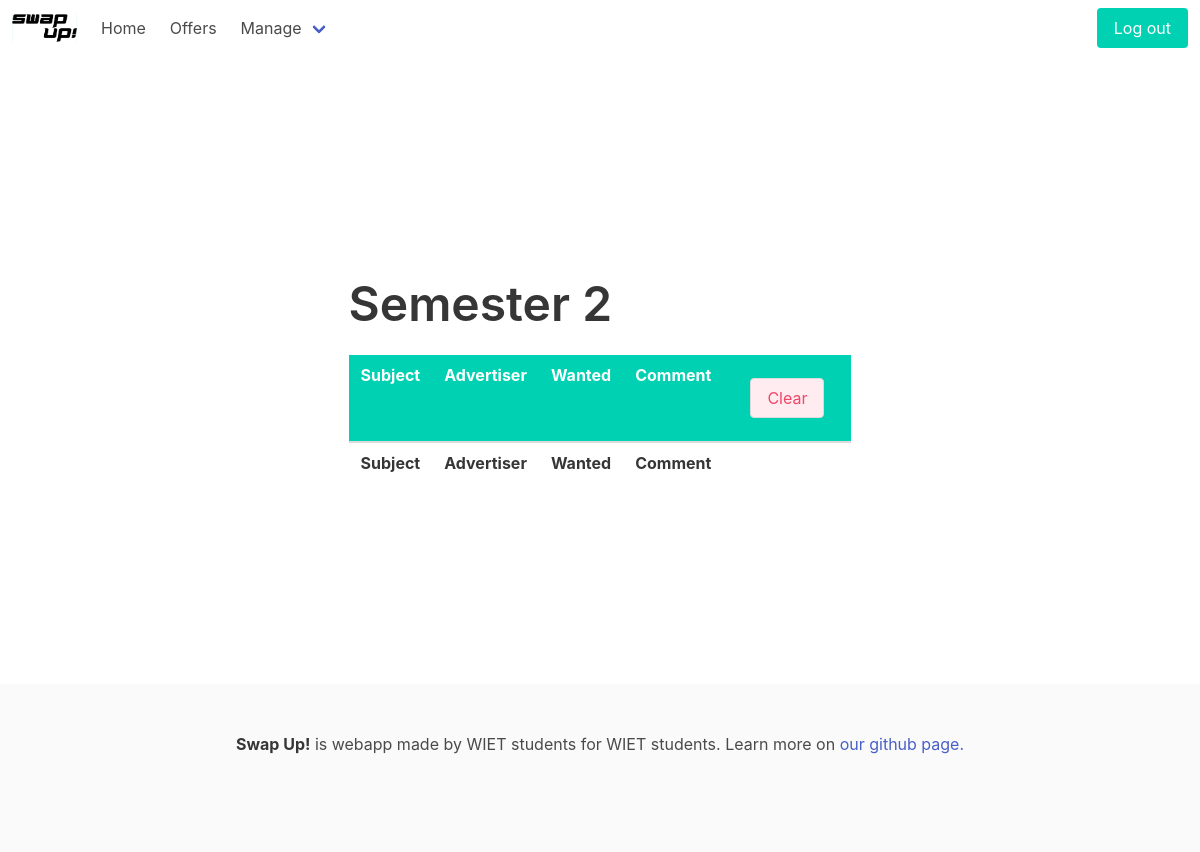
/exchange/manage/3 (signed in), run on an earlier commit of the app's database.
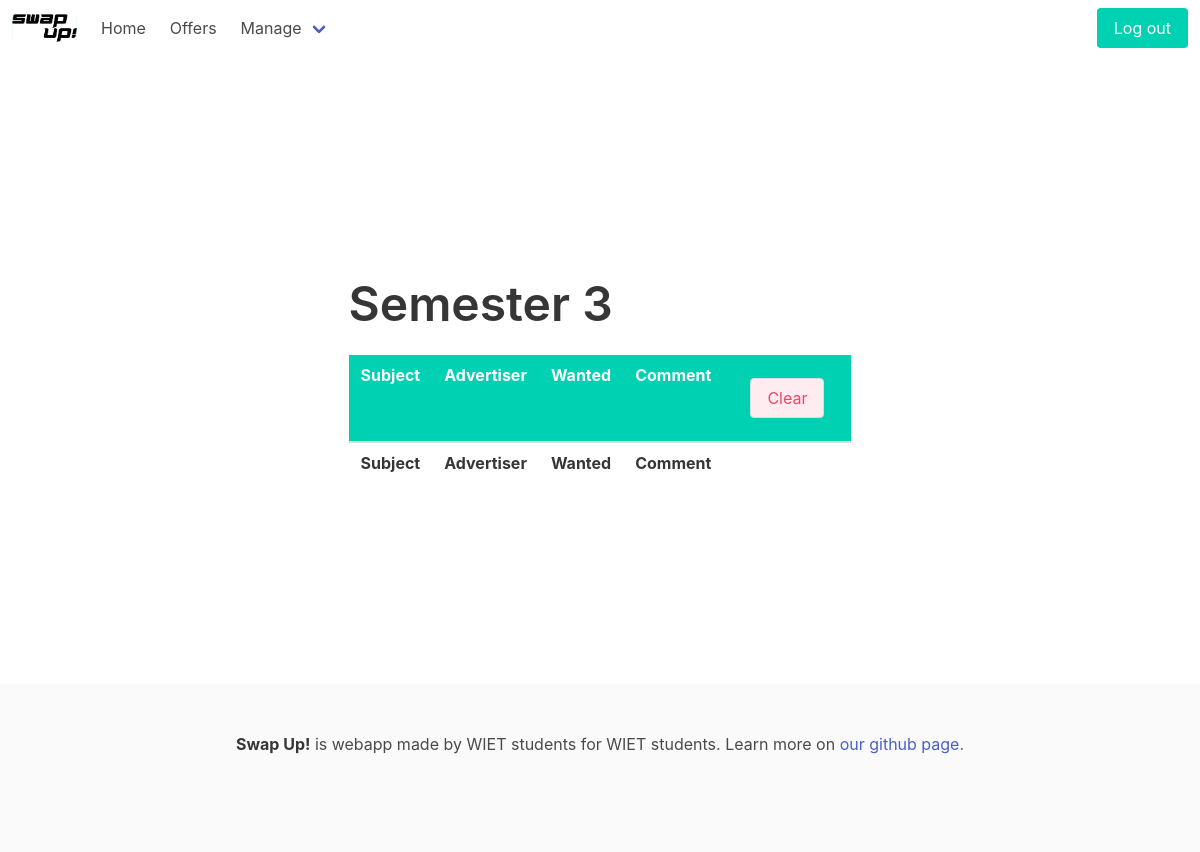
And on a later commit of the database.
### exchange/models.py (models this page shows, shortened)
class Exchange(models.Model):
    creation_time = models.DateTimeField(auto_now_add=True, null=True)
    modification_time = models.DateTimeField(auto_now=True, null=True)
    end_time = models.DateTimeField(null=True)
    name = models.CharField(max_length=30, null=True)
    semester = models.IntegerField(choices=Semester.choices, null=True)

### exchange/views.py (the view, shortened to what this page needs)
# urls.py: path('manage/<int:exchange_id>', views.exchange, name='exchange'),
@login_required
def exchange(request, exchange_id):
    name = ''
    items = []
    db_exchanges = Exchange.objects.all()
    for exchange in db_exchanges:
        if exchange.semester == exchange_id:
            name = exchange.name
            semester = exchange.semester
    db_offers = Offer.objects.all()
    for offer in db_offers:
        if offer.exchange and offer.exchange.semester == exchange_id:
            item_dict = {
                "id": f'{offer.id}',
                "student": f'{offer.student.user.first_name} {offer.student.user.last_name}' if offer.student.user.first_name and offer.student.user.last_name else 'Anonymous',
                "subject": offer.unwanted_class.subject.name if offer.unwanted_class.subject.name else '',
                "time": f'{offer.unwanted_class.day} {offer.unwanted_class.week} | {offer.unwanted_class.time}' if offer.unwanted_class else '',
                'preferred_days': f'{offer.preferred_days}',
                'preferred_hours': f'{offer.preferred_times}',
                'preferred_classes': f'{offer.preferred_classes}',
                'preferred_teachers': ",".join([teacher.name for teacher in offer.preferred_teachers.all()]),
                'acceptable_classes': f'{offer.acceptable_classes}',
                "teacher": offer.unwanted_class.teacher.name if offer.unwanted_class.teacher else '',
                "comment": offer.additional_information if offer.additional_information else None,
            }
            items.append(item_dict)
    if request.GET.get('delete_offer'):
        offer = Offer.objects.get(id=request.GET.get('delete_offer'))
        offer.delete()
        return redirect('/exchange/manage/{}'.format(exchange_id))
    return render(request, 'exchange/exchange.html', {'items': items, 'name': name, 'semester': semester})

### exchange/templates/exchange/exchange.html (shortened to what this page needs)
{% extends 'base.html' %}
{% block content %}
<div class="container is-max-desktop">
    <p class="title is-1"> {{name}} </p>
    <table class='table'>
        <thead>
        <tr class="is-selected">
            <th>Subject</th>
            <th>Advertiser</th>
            <th>Wanted</th>
            <th>Comment</th>
            <th>
                <form action="" method="get">
                    <button id="{{semester}}" style=" margin: 15px;" onclick="onClear('{{semester}}');" class="button has-background-danger-light has-text-danger" name="delete_exchange" value="">Clear</button>
                </form>
            </th>
        </tr>
        </thead>
        <tfoot>
        <tr>
            <th>Subject</th>
            <th>Advertiser</th>
            <th>Wanted</th>
            <th>Comment</th>
            <th>
            </th>
        </tr>
        </tfoot>
    </table>
</div>
{% endblock %}

### exchange/templates/base.html (shortened to what this page needs)
{% load static %}
<!DOCTYPE html>
<html class="has-navbar-fixed-top">
<head>
    <link rel="stylesheet" type="text/css" href="{% static 'exchange/main.css' %}">
</head>
{% block body %}
<nav class="navbar is-fixed-top" role="navigation" aria-label="main navigation">
    <div class="navbar-brand">
        <a class="navbar-item" href="{% url 'index' %}">
            <img src="{% static 'exchange/logo-big-rectangle.png' %}" width="65" height="28">
        </a>
    </div>
    <div id="navbarBasic" class="navbar-menu">
        <div class="navbar-start">
            <a class="navbar-item" href="{% url 'dashboard' %}">
                Home
            </a>
            <a class="navbar-item" href="{% url 'offers' %}">
                Offers
            </a>
            <div class="navbar-item has-dropdown is-hoverable">
                <a class="navbar-link" href="#">
                    Manage
                </a>
            </div>
        </div>
        <div class="navbar-end">
            <div class="navbar-item">
                <div class="buttons">
                    {% if user.is_authenticated %}
                    <a class="button is-primary" href="{% url 'logout' %}">
                        Log out
                    </a>
                    {% endif %}
                </div>
            </div>
        </div>
    </div>
</nav>
{% block content %}
{% endblock %}
<footer class="footer is-hidden-mobile ">
    <div class="content has-text-centered">
        <strong>Swap Up!</strong> is webapp made by WIET students for WIET students. Learn more on <a href="https://github.com/wsrtka/SwapUp">our github page.</a>
    </div>
</footer>
{% endblock body %}
</html>

What changed in the data, as far as the page shows it:
removed Exchange: name "Semester 2"
added Exchange: name "Semester 3"
